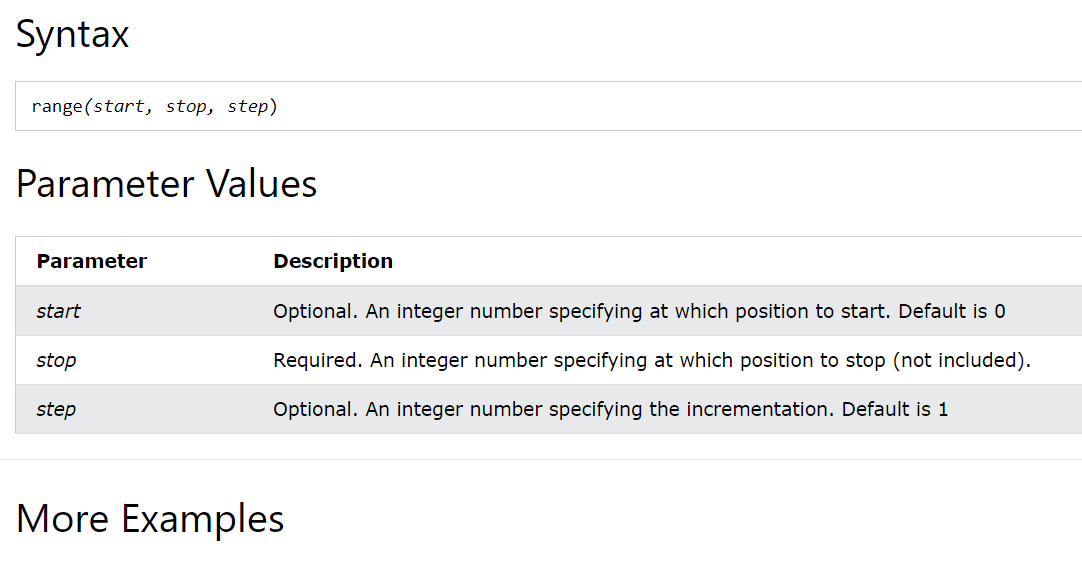
#> input picture page3.png, 1082 x 567 px
$ python ocr.py
#> lines starting #> are read from the running program, lines starting #| are printed output that depends on the picture; after the words box and inside, x2 and y2 are one past the last pixel; in counts of white or black regions, pixels touching at a corner belong together
import cv2
import numpy as np


def find_th(img):
    difference = 10
    th = 255/2
    while(difference > 0.01):
        mean1 = np.mean(img[img < th])
        mean2 = np.mean(img[img >= th])
        th_new = 0.5*(mean2+mean1)
        difference = abs(th - th_new)
        # print("difference: ", difference,"TH: ", th_new)
        th = th_new
    return th_new


def cutting_row(page):
    row_list = []
    flag = False
    for i in range(page.shape[0] - 1):
        if 0 in page[i, :] and not flag:
            row_list.append(i - 1)
            flag = True
        elif 0 not in page[i, :] and flag:
            row_list.append(i + 1)
            flag = False
    return row_list


def cutting_letters(word):
    cuts_list = []
    flag = False
    for i in range(word.shape[1] - 1):
        if 0 in word[:, i] and not flag:
            cuts_list.append(i)
            flag = True
        elif list(word[:, i]).count(0) < 2 and flag:
            cuts_list.append(i)
            flag = False
    return cuts_list


def show_row(page, list):
    row = []
    for i in range(0, len(list), 2):
        # cv2.imshow('word1', page[list[i]:list[i + 1], :])
        # cv2.waitKey(0)
        row.append(page[list[i]:list[i + 1], :])
    return row


def show_letters(word, list):
    letter = []
    for i in range(0, len(list), 2):
        cv2.imshow('word1', word[:, list[i]:list[i + 1]])
        cv2.waitKey(0)
        letter.append(word[:, list[i]:list[i + 1]])
    return letter


image = cv2.imread('page3.png')
#> image is the input picture: shape (567, 1082, 3); mean B, G, R 244.7, 244.4, 244.1
image = cv2.cvtColor(image, cv2.COLOR_RGB2GRAY)
#> image: shape (567, 1082)
# image = cv2.GaussianBlur(image, (5, 5), 0.5)
th = find_th(image)
#> the loop in find_th, `while(difference > 0.01):` made 5 passes
#> (mean1, mean2, th_new, difference, th) on passes 1 to 5: (28.5, 250.1, 139.3, 11.79, 139.3), (33.32, 250.2, 141.8, 2.48, 141.8), (33.87, 250.2, 142, 0.28, 142), (33.99, 250.2, 142.1, 0.064, 142.1), (33.99, 250.2, 142.1, 0, 142.1)
#> th = 142.1
image[image <= th*1.1] = 0
image[image > th] = 255
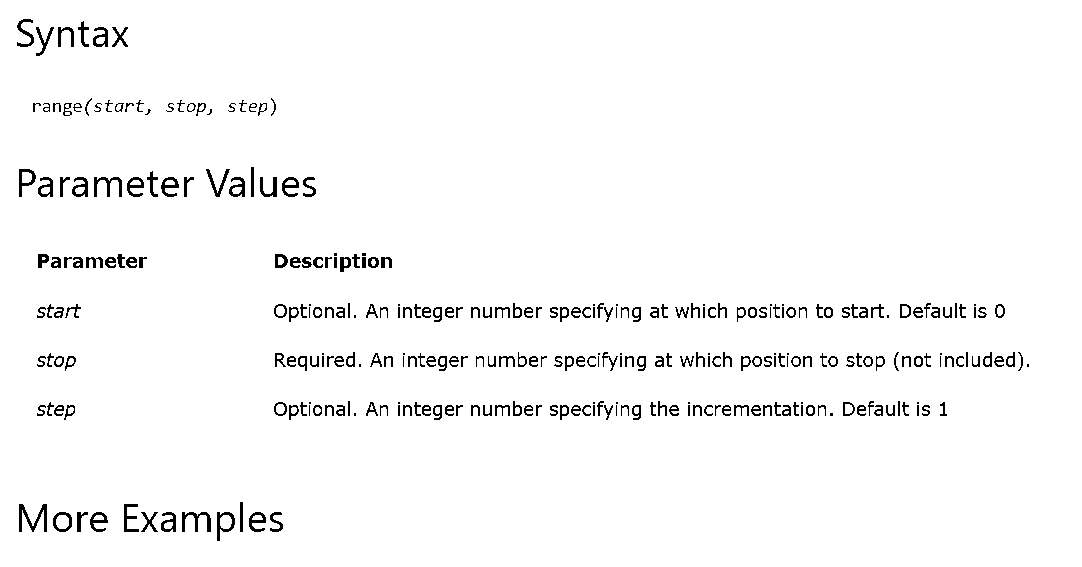
#> image: shape (567, 1082); 97.2% white; black in thin lines or dots, all inside (x1, y1, x2, y2) = (17, 19, 1029, 541)
m, n = image.shape
#> m = 567; n = 1082

cv2.imshow('word', image)
cv2.waitKey(0)

cut_row = cutting_row(image)
#> after the loop in cutting_row, `for i in range(page.shape[0] - 1):`: flag = False; row_list = [18, 57, 97, 117, 166, 198, 252, 273, 302, 323, 351, 372, 400, 421, 501, 542]
#> cut_row has the same summary as row_list in cutting_row
row_list = show_row(image, cut_row)
#> the loop in show_row, `for i in range(0, len(list), 2): # cv2.imshow('word1', page[list[i]:li..` made 8 passes
#> i on passes 3 to 8: 4, 6, 8, 10, 12, 14
#> after the loop in show_row, `for i in range(0, len(list), 2):`: row = 8 items
#> row_list = 8 items
for i in range(len(row_list)):
    cuts_list = cutting_letters(row_list[i])
    print(cuts_list)
    show_letters(row_list[i], cuts_list)
#> this loop made 8 passes
#> cuts_list on pass 1: [17, 34, 36, 54, 58, 74, 78, 89, 93, 108, 112, 128]
#> (printed output is left out)

$ run again, with page1.png copied over page3.png
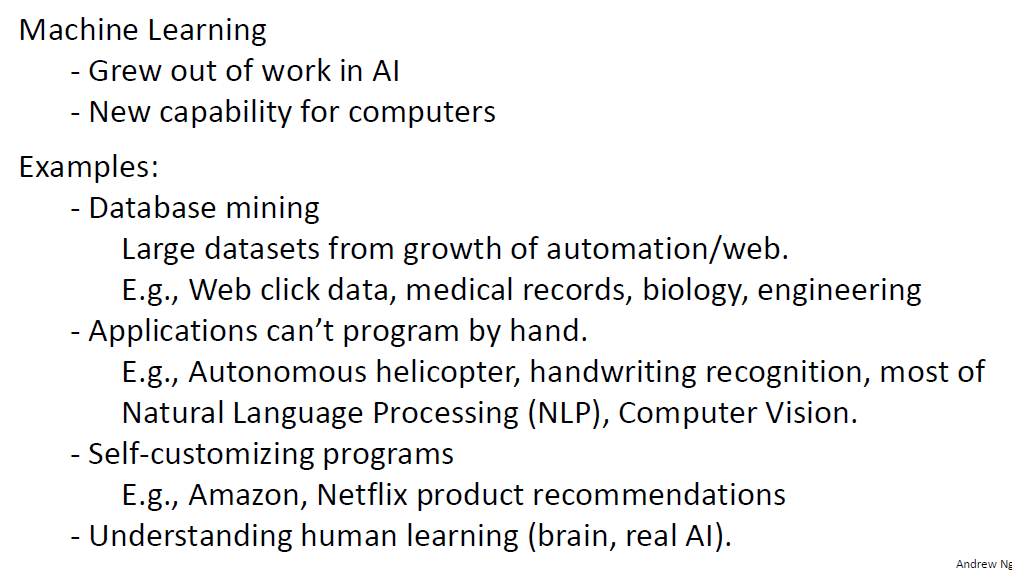
#> input picture page1.png, 1026 x 573 px
#> image is the input picture: shape (573, 1026, 3); mean B, G, R 240, 239.7, 239.6
#> the loop in find_th, `while(difference > 0.01):` made 3 passes
#> (mean1, mean2, th_new, difference, th) on passes 1 to 3: (23.79, 252.7, 138.2, 10.73, 138.2), (26.69, 252.9, 139.8, 1.56, 139.8), (26.7, 252.9, 139.8, 0.0035, 139.8)
#> `th = find_th(image)`: th = 139.8
#> `image[image > th] = 255`:
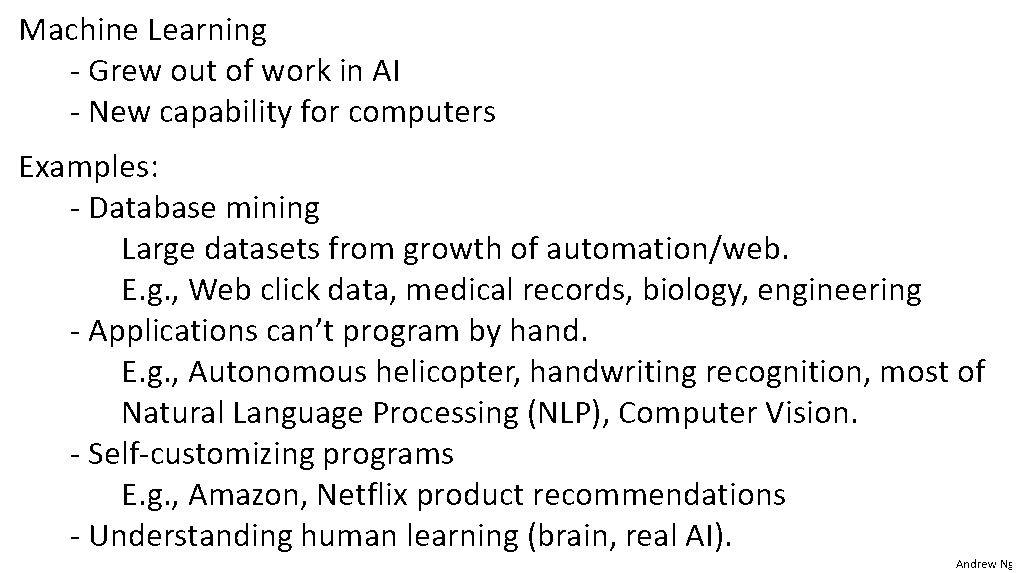
#> image: shape (573, 1026); 93.9% white; black in thin lines or dots
#> after the loop in cutting_row, `for i in range(page.shape[0] - 1):`: flag = False; row_list = 28 values from 16 to 571
#> the loop in show_row, `for i in range(0, len(list), 2): # cv2.imshow('word1', page[list[i]:li..` made 14 passes
#> i on passes 3 to 10: 4, 6, 8, 10, 12, 14, 16, 18
#> after the loop in show_row, `for i in range(0, len(list), 2):`: row = 14 items
#> the loop `for i in range(len(row_list)):` made 14 passes
#> (printed output is left out)
#> pass 2, in show_letters (call 2), `cv2.imshow('word1', word[:, list[i]:list[i + 1]])`:
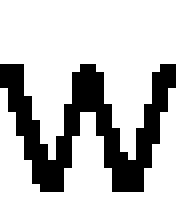
#> window 'word1': shape (25, 22) (shown 8 times larger); 73.5% white; black in thin lines or dots, all inside (x1, y1, x2, y2) = (0, 8, 22, 24)

$ run again, with page2.png copied over page3.png
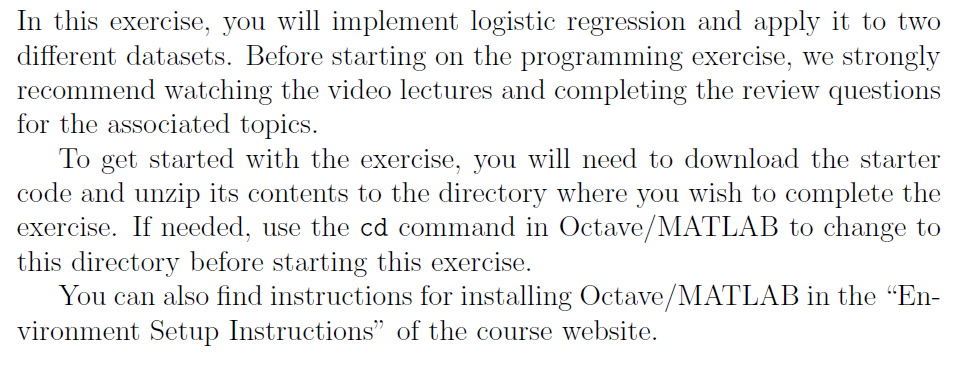
#> input picture page2.png, 961 x 382 px
#> image is the input picture: shape (382, 961, 3); mean B, G, R 239.8, 239.3, 239.3
#> the loop in find_th, `while(difference > 0.01):` made 7 passes
#> (mean1, mean2, th_new, difference, th) on passes 1 to 7: (57.46, 250.1, 153.8, 26.3, 153.8), (72.27, 251.6, 161.9, 8.13, 161.9), (76.35, 252, 164.2, 2.22, 164.2), (81.12, 252.4, 166.7, 2.58, 166.7), (82.92, 252.5, 167.7, 0.975, 167.7), (83.2, 252.5, 167.9, 0.154, 167.9), (83.2, 252.5, 167.9, 0, 167.9)
#> `th = find_th(image)`: th = 167.9
#> `image[image > th] = 255`:
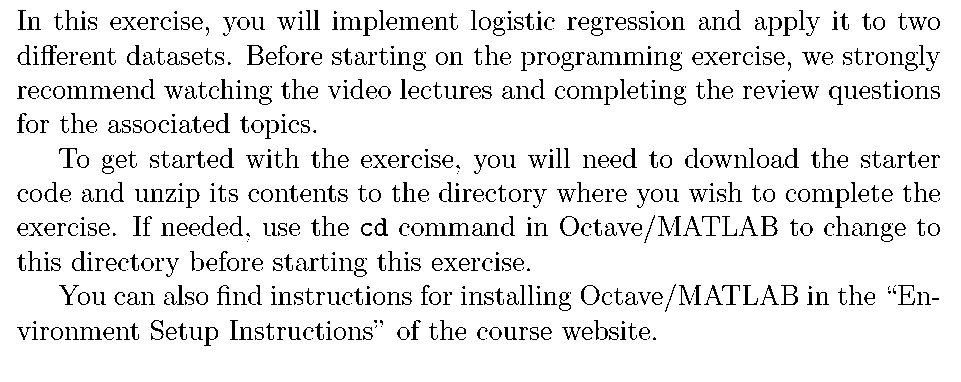
#> image: shape (382, 961); 91.3% white; black in thin lines or dots, all inside (x1, y1, x2, y2) = (17, 10, 940, 346)
#> after the loop in cutting_row, `for i in range(page.shape[0] - 1):`: flag = False; row_list = [9, 37, 44, 72, 78, 106, 112, 140, 147, 175, 181, 209, 214, 244, 250, 278, 283, 313, 319, 347]
#> cut_row has the same summary as row_list in cutting_row
#> the loop in show_row, `for i in range(0, len(list), 2): # cv2.imshow('word1', page[list[i]:li..` made 10 passes
#> i on passes 3 to 10: 4, 6, 8, 10, 12, 14, 16, 18
#> after the loop in show_row, `for i in range(0, len(list), 2):`: row = 10 items
#> the loop `for i in range(len(row_list)):` made 10 passes
#> (printed output is left out)
#> pass 2, in show_letters (call 2), `cv2.imshow('word1', word[:, list[i]:list[i + 1]])`:
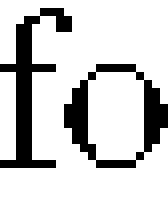
#> window 'word1': shape (28, 21) (shown 8 times larger); 81.6% white; black in thin lines or dots, all inside (x1, y1, x2, y2) = (0, 1, 21, 21)

$ run again, with word.png copied over page3.png
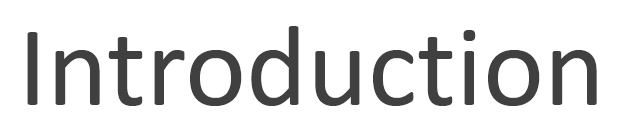
#> input picture word.png, 625 x 129 px
#> image is the input picture: shape (129, 625, 3); min 64, max 255, mean 224.9
#> the loop in find_th, `while(difference > 0.01):` made 3 passes
#> (mean1, mean2, th_new, difference, th) on passes 1 to 3: (64.94, 253.2, 159.1, 31.58, 159.1), (67.05, 253.8, 160.4, 1.33, 160.4), (67.05, 253.8, 160.4, 0, 160.4)
#> `th = find_th(image)`: th = 160.4
#> `image[image > th] = 255`:
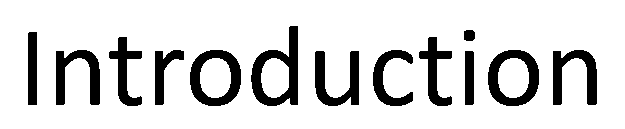
#> image: shape (129, 625); 84.5% white; 13 black regions, largest, box (x1, y1, x2, y2) and area: (251, 26, 298, 106) 1604, (190, 50, 241, 106) 1346, (488, 50, 539, 106) 1346
#> after the loop in cutting_row, `for i in range(page.shape[0] - 1):`: flag = False; row_list = [25, 107]
#> the loop in show_row, `for i in range(0, len(list), 2): # cv2.imshow('word1', page[list[i]:li..` made 1 pass
#> after the loop in show_row, `for i in range(0, len(list), 2):`: row = 1 item
#> the loop `for i in range(len(row_list)):` made 1 pass
#> (printed output is left out)
#> pass 1, in show_letters, `cv2.imshow('word1', word[:, list[i]:list[i + 1]])`:
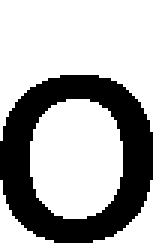
#> window 'word1': shape (82, 51) (shown 3 times larger); 67.8% white; 1 black region, box (x1, y1, x2, y2) and area: (0, 25, 51, 81) 1346
